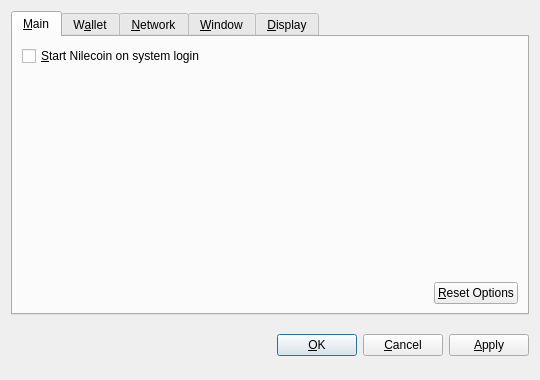
<?xml version="1.0" encoding="UTF-8"?>
<ui version="4.0">
 <class>OptionsDialog</class>
 <widget class="QDialog" name="OptionsDialog">
  <property name="geometry">
   <rect>
    <x>0</x>
    <y>0</y>
    <width>540</width>
    <height>380</height>
   </rect>
  </property>
  <property name="windowTitle">
   <string>Options</string>
  </property>
  <property name="modal">
   <bool>true</bool>
  </property>
  <layout class="QVBoxLayout" name="verticalLayout">
   <item>
    <widget class="QTabWidget" name="tabWidget">
     <property name="tabPosition">
      <enum>QTabWidget::North</enum>
     </property>
     <property name="currentIndex">
      <number>0</number>
     </property>
     <widget class="QWidget" name="tabMain">
      <attribute name="title">
       <string>&amp;Main</string>
      </attribute>
      <layout class="QVBoxLayout" name="verticalLayout_Main">
       <item>
        <widget class="QCheckBox" name="bitcoinAtStartup">
         <property name="toolTip">
          <string>Automatically start Nilecoin after logging in to the system.</string>
         </property>
         <property name="text">
          <string>&amp;Start Nilecoin on system login</string>
         </property>
        </widget>
       </item>
       <item>
        <spacer name="verticalSpacer_Main">
         <property name="orientation">
          <enum>Qt::Vertical</enum>
         </property>
         <property name="sizeHint" stdset="0">
          <size>
           <width>20</width>
           <height>40</height>
          </size>
         </property>
        </spacer>
       </item>
       <item>
        <layout class="QHBoxLayout" name="horizontalLayout_2_Main">
         <item>
          <spacer name="horizontalSpacer_2_Main">
           <property name="orientation">
            <enum>Qt::Horizontal</enum>
           </property>
           <property name="sizeHint" stdset="0">
            <size>
             <width>40</width>
             <height>20</height>
            </size>
           </property>
          </spacer>
         </item>
         <item>
          <widget class="QPushButton" name="resetButton">
           <property name="toolTip">
            <string>Reset all client options to default.</string>
           </property>
           <property name="text">
            <string>&amp;Reset Options</string>
           </property>
           <property name="autoDefault">
            <bool>false</bool>
           </property>
          </widget>
         </item>
        </layout>
       </item>
      </layout>
     </widget>
     <widget class="QWidget" name="tabWallet">
      <attribute name="title">
       <string>W&amp;allet</string>
      </attribute>
      <layout class="QVBoxLayout" name="verticalLayout_Network">
       <item>
        <widget class="QLabel" name="transactionFeeInfoLabel">
         <property name="text">
          <string>Optional transaction fee per kB that helps make sure your transactions are processed quickly. Most transactions are 1 kB.</string>
         </property>
         <property name="textFormat">
          <enum>Qt::PlainText</enum>
         </property>
         <property name="wordWrap">
          <bool>true</bool>
         </property>
        </widget>
       </item>
       <item>
        <layout class="QHBoxLayout" name="horizontalLayout_1_Main">
         <item>
          <widget class="QLabel" name="transactionFeeLabel">
           <property name="text">
            <string>Pay transaction &amp;fee</string>
           </property>
           <property name="textFormat">
            <enum>Qt::PlainText</enum>
           </property>
           <property name="buddy">
            <cstring>transactionFee</cstring>
           </property>
          </widget>
         </item>
         <item>
          <widget class="BitcoinAmountField" name="transactionFee"/>
         </item>
         <item>
          <spacer name="horizontalSpacer_1_Main">
           <property name="orientation">
            <enum>Qt::Horizontal</enum>
           </property>
           <property name="sizeHint" stdset="0">
            <size>
             <width>40</width>
             <height>20</height>
            </size>
           </property>
          </spacer>
         </item>
        </layout>
       </item>
       <item>
        <widget class="QLabel" name="label">
         <property name="text">
          <string>If you disable the spending of unconfirmed change, the change from a transaction cannot be used until that transaction has at least one confirmation. This also affects how your balance is computed.</string>
         </property>
         <property name="wordWrap">
          <bool>true</bool>
         </property>
        </widget>
       </item>
       <item>
        <widget class="QCheckBox" name="spendZeroConfChange">
         <property name="text">
          <string>Spend unconfirmed change  (experts only)</string>
         </property>
        </widget>
       </item>
       <item>
        <spacer name="verticalSpacer">
         <property name="orientation">
          <enum>Qt::Vertical</enum>
         </property>
         <property name="sizeHint" stdset="0">
          <size>
           <width>20</width>
           <height>40</height>
          </size>
         </property>
        </spacer>
       </item>
      </layout>
     </widget>
     <widget class="QWidget" name="tabNetwork">
      <attribute name="title">
       <string>&amp;Network</string>
      </attribute>
      <layout class="QVBoxLayout" name="verticalLayout_Network">
       <item>
        <widget class="QCheckBox" name="mapPortUpnp">
         <property name="toolTip">
          <string>Automatically open the Nilecoin client port on the router. This only works when your router supports UPnP and it is enabled.</string>
         </property>
         <property name="text">
          <string>Map port using &amp;UPnP</string>
         </property>
        </widget>
       </item>
       <item>
        <widget class="QCheckBox" name="connectSocks">
         <property name="toolTip">
          <string>Connect to the Nilecoin network through a SOCKS proxy (e.g. when connecting through Tor).</string>
         </property>
         <property name="text">
          <string>&amp;Connect through SOCKS proxy:</string>
         </property>
        </widget>
       </item>
       <item>
        <layout class="QHBoxLayout" name="horizontalLayout_Network">
         <item>
          <widget class="QLabel" name="proxyIpLabel">
           <property name="text">
            <string>Proxy &amp;IP:</string>
           </property>
           <property name="textFormat">
            <enum>Qt::PlainText</enum>
           </property>
           <property name="buddy">
            <cstring>proxyIp</cstring>
           </property>
          </widget>
         </item>
         <item>
          <widget class="QValidatedLineEdit" name="proxyIp">
           <property name="maximumSize">
            <size>
             <width>140</width>
             <height>16777215</height>
            </size>
           </property>
           <property name="toolTip">
            <string>IP address of the proxy (e.g. 127.0.0.1)</string>
           </property>
          </widget>
         </item>
         <item>
          <widget class="QLabel" name="proxyPortLabel">
           <property name="text">
            <string>&amp;Port:</string>
           </property>
           <property name="textFormat">
            <enum>Qt::PlainText</enum>
           </property>
           <property name="buddy">
            <cstring>proxyPort</cstring>
           </property>
          </widget>
         </item>
         <item>
          <widget class="QLineEdit" name="proxyPort">
           <property name="maximumSize">
            <size>
             <width>55</width>
             <height>16777215</height>
            </size>
           </property>
           <property name="toolTip">
            <string>Port of the proxy (e.g. 9050)</string>
           </property>
          </widget>
         </item>
         <item>
          <widget class="QLabel" name="socksVersionLabel">
           <property name="text">
            <string>SOCKS &amp;Version:</string>
           </property>
           <property name="textFormat">
            <enum>Qt::PlainText</enum>
           </property>
           <property name="buddy">
            <cstring>socksVersion</cstring>
           </property>
          </widget>
         </item>
         <item>
          <widget class="QValueComboBox" name="socksVersion">
           <property name="toolTip">
            <string>SOCKS version of the proxy (e.g. 5)</string>
           </property>
          </widget>
         </item>
         <item>
          <spacer name="horizontalSpacer_Network">
           <property name="orientation">
            <enum>Qt::Horizontal</enum>
           </property>
           <property name="sizeHint" stdset="0">
            <size>
             <width>40</width>
             <height>20</height>
            </size>
           </property>
          </spacer>
         </item>
        </layout>
       </item>
       <item>
        <spacer name="verticalSpacer_Network">
         <property name="orientation">
          <enum>Qt::Vertical</enum>
         </property>
         <property name="sizeHint" stdset="0">
          <size>
           <width>20</width>
           <height>40</height>
          </size>
         </property>
        </spacer>
       </item>
      </layout>
     </widget>
     <widget class="QWidget" name="tabWindow">
      <attribute name="title">
       <string>&amp;Window</string>
      </attribute>
      <layout class="QVBoxLayout" name="verticalLayout_Window">
       <item>
        <widget class="QCheckBox" name="minimizeToTray">
         <property name="toolTip">
          <string>Show only a tray icon after minimizing the window.</string>
         </property>
         <property name="text">
          <string>&amp;Minimize to the tray instead of the taskbar</string>
         </property>
        </widget>
       </item>
       <item>
        <widget class="QCheckBox" name="minimizeOnClose">
         <property name="toolTip">
          <string>Minimize instead of exit the application when the window is closed. When this option is enabled, the application will be closed only after selecting Quit in the menu.</string>
         </property>
         <property name="text">
          <string>M&amp;inimize on close</string>
         </property>
        </widget>
       </item>
       <item>
        <spacer name="verticalSpacer_Window">
         <property name="orientation">
          <enum>Qt::Vertical</enum>
         </property>
         <property name="sizeHint" stdset="0">
          <size>
           <width>20</width>
           <height>40</height>
          </size>
         </property>
        </spacer>
       </item>
      </layout>
     </widget>
     <widget class="QWidget" name="tabDisplay">
      <attribute name="title">
       <string>&amp;Display</string>
      </attribute>
      <layout class="QVBoxLayout" name="verticalLayout_Display">
       <item>
        <layout class="QHBoxLayout" name="horizontalLayout_1_Display">
         <item>
          <widget class="QLabel" name="langLabel">
           <property name="text">
            <string>User Interface &amp;language:</string>
           </property>
           <property name="textFormat">
            <enum>Qt::PlainText</enum>
           </property>
           <property name="buddy">
            <cstring>lang</cstring>
           </property>
          </widget>
         </item>
         <item>
          <widget class="QValueComboBox" name="lang">
           <property name="toolTip">
            <string>The user interface language can be set here. This setting will take effect after restarting Nilecoin.</string>
           </property>
          </widget>
         </item>
        </layout>
       </item>
       <item>
        <layout class="QHBoxLayout" name="horizontalLayout_2_Display">
         <item>
          <widget class="QLabel" name="unitLabel">
           <property name="text">
            <string>&amp;Unit to show amounts in:</string>
           </property>
           <property name="textFormat">
            <enum>Qt::PlainText</enum>
           </property>
           <property name="buddy">
            <cstring>unit</cstring>
           </property>
          </widget>
         </item>
         <item>
          <widget class="QValueComboBox" name="unit">
           <property name="toolTip">
            <string>Choose the default subdivision unit to show in the interface and when sending coins.</string>
           </property>
          </widget>
         </item>
        </layout>
       </item>
       <item>
        <widget class="QCheckBox" name="displayAddresses">
         <property name="toolTip">
          <string>Whether to show Nilecoin addresses in the transaction list or not.</string>
         </property>
         <property name="text">
          <string>&amp;Display addresses in transaction list</string>
         </property>
        </widget>
       </item>
       <item>
        <widget class="QCheckBox" name="coinControlFeatures">
         <property name="toolTip">
          <string>Whether to show coin control features or not.</string>
         </property>
         <property name="text">
          <string>Display coin &amp;control features (experts only!)</string>
         </property>
        </widget>
       </item>
       <item>
        <spacer name="verticalSpacer_Display">
         <property name="orientation">
          <enum>Qt::Vertical</enum>
         </property>
         <property name="sizeHint" stdset="0">
          <size>
           <width>20</width>
           <height>40</height>
          </size>
         </property>
        </spacer>
       </item>
      </layout>
     </widget>
    </widget>
   </item>
   <item>
    <layout class="QHBoxLayout" name="horizontalLayout_Buttons">
     <item>
      <spacer name="horizontalSpacer_1">
       <property name="orientation">
        <enum>Qt::Horizontal</enum>
       </property>
       <property name="sizeHint" stdset="0">
        <size>
         <width>40</width>
         <height>48</height>
        </size>
       </property>
      </spacer>
     </item>
     <item>
      <widget class="QLabel" name="statusLabel">
       <property name="font">
        <font>
         <weight>75</weight>
         <bold>true</bold>
        </font>
       </property>
       <property name="text">
        <string/>
       </property>
       <property name="textFormat">
        <enum>Qt::PlainText</enum>
       </property>
       <property name="wordWrap">
        <bool>true</bool>
       </property>
      </widget>
     </item>
     <item>
      <spacer name="horizontalSpacer_2">
       <property name="orientation">
        <enum>Qt::Horizontal</enum>
       </property>
       <property name="sizeHint" stdset="0">
        <size>
         <width>40</width>
         <height>48</height>
        </size>
       </property>
      </spacer>
     </item>
     <item>
      <widget class="QPushButton" name="okButton">
       <property name="text">
        <string>&amp;OK</string>
       </property>
      </widget>
     </item>
     <item>
      <widget class="QPushButton" name="cancelButton">
       <property name="text">
        <string>&amp;Cancel</string>
       </property>
       <property name="autoDefault">
        <bool>false</bool>
       </property>
      </widget>
     </item>
     <item>
      <widget class="QPushButton" name="applyButton">
       <property name="text">
        <string>&amp;Apply</string>
       </property>
       <property name="autoDefault">
        <bool>false</bool>
       </property>
      </widget>
     </item>
    </layout>
   </item>
  </layout>
 </widget>
 <customwidgets>
  <customwidget>
   <class>BitcoinAmountField</class>
   <extends>QSpinBox</extends>
   <header>bitcoinamountfield.h</header>
  </customwidget>
  <customwidget>
   <class>QValueComboBox</class>
   <extends>QComboBox</extends>
   <header>qvaluecombobox.h</header>
  </customwidget>
  <customwidget>
   <class>QValidatedLineEdit</class>
   <extends>QLineEdit</extends>
   <header>qvalidatedlineedit.h</header>
  </customwidget>
 </customwidgets>
 <resources/>
 <connections/>
</ui>
